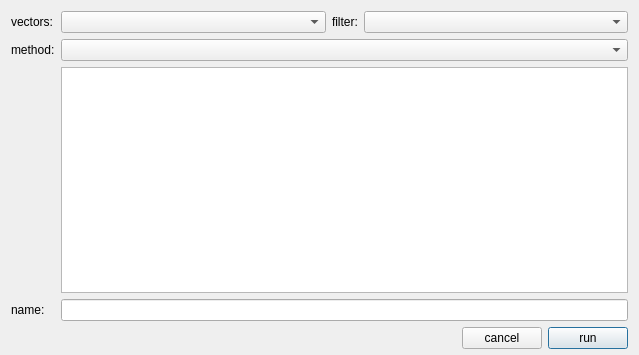
<?xml version="1.0" encoding="UTF-8"?>
<ui version="4.0">
 <class>dialog_new_projection</class>
 <widget class="QDialog" name="dialog_new_projection"><property name="surfaceRole" stdset="0"><string>panel</string></property>
  <property name="geometry">
   <rect>
    <x>0</x>
    <y>0</y>
    <width>639</width>
    <height>355</height>
   </rect>
  </property>
  <property name="windowTitle">
   <string>New Projection</string>
  </property>
  <layout class="QVBoxLayout" name="verticalLayout">
   <property name="bottomMargin">
    <number>6</number>
   </property>
   <item>
    <widget class="QWidget" name="panel_projection_fields" native="true"><property name="surfaceRole" stdset="0"><string>panel</string></property>
     <layout class="QGridLayout" name="gridLayout">
      <property name="leftMargin">
       <number>0</number>
      </property>
      <property name="topMargin">
       <number>0</number>
      </property>
      <property name="rightMargin">
       <number>0</number>
      </property>
      <property name="bottomMargin">
       <number>0</number>
      </property>
      <property name="spacing">
       <number>6</number>
      </property>
      <item row="0" column="3">
       <widget class="QComboBox" name="combo_filter_preset">
        <property name="toolTip">
         <string>Filter items before projection</string>
        </property>
        <property name="sizePolicy">
         <sizepolicy hsizetype="Expanding" vsizetype="Fixed">
          <horstretch>0</horstretch>
          <verstretch>0</verstretch>
         </sizepolicy>
        </property>
       </widget>
      </item>
      <item row="1" column="1" colspan="3">
       <widget class="QComboBox" name="combo_discovery_method">
        <property name="sizePolicy">
         <sizepolicy hsizetype="Expanding" vsizetype="Fixed">
          <horstretch>0</horstretch>
          <verstretch>0</verstretch>
         </sizepolicy>
        </property>
       </widget>
      </item>
      <item row="0" column="1">
       <widget class="QComboBox" name="combo_embeddings_source">
        <property name="sizePolicy">
         <sizepolicy hsizetype="Expanding" vsizetype="Fixed">
          <horstretch>0</horstretch>
          <verstretch>0</verstretch>
         </sizepolicy>
        </property>
       </widget>
      </item>
      <item row="3" column="0">
       <widget class="QLabel" name="label_name">
        <property name="text">
         <string>name:</string>
        </property>
       </widget>
      </item>
      <item row="0" column="2">
       <widget class="QLabel" name="label_filter">
        <property name="text">
         <string>filter:</string>
        </property>
       </widget>
      </item>
      <item row="3" column="1" colspan="3">
       <widget class="QLineEdit" name="edit_run_name"/>
      </item>
      <item row="0" column="0">
       <widget class="QLabel" name="label_vectors">
        <property name="sizePolicy">
         <sizepolicy hsizetype="Fixed" vsizetype="Preferred">
          <horstretch>0</horstretch>
          <verstretch>0</verstretch>
         </sizepolicy>
        </property>
        <property name="text">
         <string>vectors:</string>
        </property>
       </widget>
      </item>
      <item row="2" column="1" colspan="3">
      <widget class="QTableWidget" name="table_discovery_parameters"><property name="gridRole" stdset="0"><string>subtle</string></property>
        <property name="alternatingRowColors">
         <bool>true</bool>
        </property>
        <property name="showGrid">
         <bool>false</bool>
        </property>
        <attribute name="horizontalHeaderVisible">
         <bool>true</bool>
        </attribute>
        <attribute name="horizontalHeaderHighlightSections">
         <bool>false</bool>
        </attribute>
        <attribute name="horizontalHeaderStretchLastSection">
         <bool>true</bool>
        </attribute>
        <attribute name="verticalHeaderVisible">
         <bool>false</bool>
        </attribute>
        <attribute name="verticalHeaderHighlightSections">
         <bool>false</bool>
        </attribute>
       </widget>
      </item>
      <item row="1" column="0">
       <widget class="QLabel" name="label_method">
        <property name="sizePolicy">
         <sizepolicy hsizetype="Fixed" vsizetype="Preferred">
          <horstretch>0</horstretch>
          <verstretch>0</verstretch>
         </sizepolicy>
        </property>
        <property name="text">
         <string>method:</string>
        </property>
       </widget>
      </item>
     </layout>
    </widget>
   </item>
   <item>
    <widget class="QWidget" name="panel_dialog_actions" native="true"><property name="surfaceRole" stdset="0"><string>panel</string></property>
     <layout class="QHBoxLayout" name="horizontalLayout">
      <property name="spacing">
       <number>-1</number>
      </property>
      <property name="leftMargin">
       <number>0</number>
      </property>
      <property name="topMargin">
       <number>0</number>
      </property>
      <property name="rightMargin">
       <number>0</number>
      </property>
      <property name="bottomMargin">
       <number>0</number>
      </property>
      <item>
       <spacer name="horizontalSpacer">
        <property name="orientation">
         <enum>Qt::Orientation::Horizontal</enum>
        </property>
        <property name="sizeHint" stdset="0">
         <size>
          <width>40</width>
          <height>20</height>
         </size>
        </property>
       </spacer>
      </item>
      <item>
       <widget class="QPushButton" name="button_cancel">
        <property name="text">
         <string>cancel</string>
        </property>
       </widget>
      </item>
      <item>
       <widget class="QPushButton" name="button_run">
        <property name="text">
         <string>run</string>
        </property>
        <property name="default">
         <bool>true</bool>
        </property>
       </widget>
      </item>
     </layout>
    </widget>
   </item>
  </layout>
 </widget>
 <resources/>
 <connections/>
</ui>
